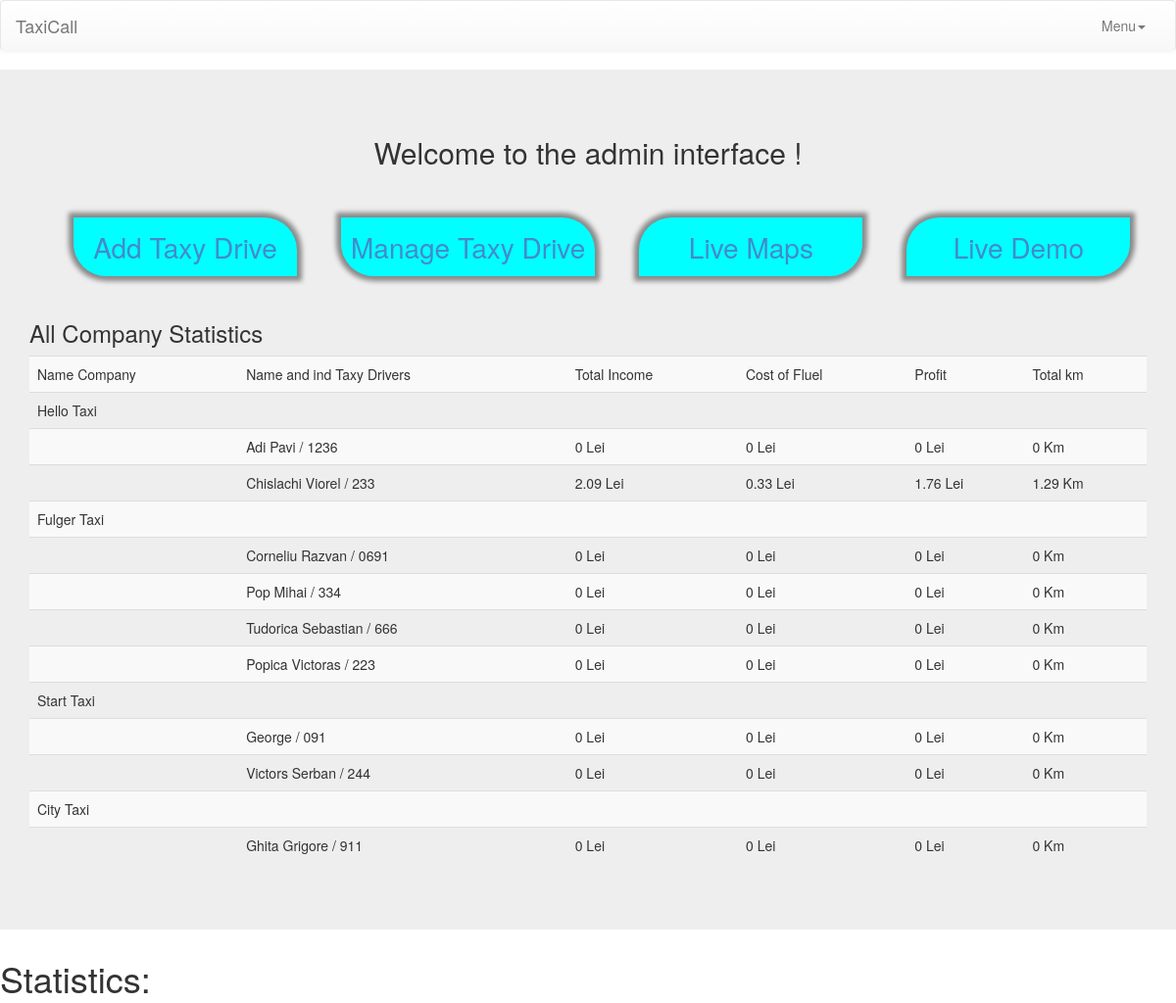
Page /admin_interface.php (signed in) on the committed database.
### tables this page shows
CREATE TABLE IF NOT EXISTS `taxi_comp` (
  `Id` int(11) NOT NULL AUTO_INCREMENT,
  `company_name` varchar(255) DEFAULT NULL,
  `logo` varchar(255) DEFAULT NULL,
  `day_price_km` decimal(10,2) DEFAULT NULL,
  `night_price_km` decimal(10,2) DEFAULT NULL,
  `active` int(2) DEFAULT NULL,
  PRIMARY KEY (`Id`)
);

CREATE TABLE IF NOT EXISTS `taxi_drivers` (
  `Id` int(11) NOT NULL AUTO_INCREMENT,
  `id_company` varchar(255) DEFAULT NULL,
  `name` varchar(255) DEFAULT NULL,
  `phone_number` varchar(255) DEFAULT NULL,
  `indicative` varchar(255) DEFAULT NULL,
  `drive` varchar(255) DEFAULT NULL,
  `active` int(1) unsigned DEFAULT NULL,
  `total_km` varchar(255) DEFAULT NULL,
  `total_money` varchar(255) DEFAULT NULL,
  `username` varchar(255) DEFAULT NULL,
  `password` varchar(255) DEFAULT NULL,
  `work` int(11) unsigned NOT NULL DEFAULT '0',
  `consumer` varchar(255) DEFAULT NULL,
  PRIMARY KEY (`Id`)
);

### table_statistics.php (the view, shortened to what this page needs)
<?php
function sum_km($con, $id_taxi){
  $select_km_taxy = mysqli_query($con, "SELECT SUM(total_km) as sum_total_km FROM `orders` WHERE `id_taxi` = '".$id_taxi."'");
  $row_km_taxy = mysqli_fetch_assoc($select_km_taxy);
   if(!$row_km_taxy['sum_total_km'] == 0){
    $total_km = $row_km_taxy['sum_total_km'];
   }else{
    $total_km = 0;
   }
  return $total_km;
}
function get_total_fluid($con, $id_taxi){
  $select_fluid = mysqli_query($con, "SELECT * FROM `taxi_drivers` WHERE `Id` = '".$id_taxi."'");
  $row_fluid = mysqli_fetch_assoc($select_fluid);
  $consumer = $row_fluid['consumer'];
  $select_taxy_km = mysqli_query($con, "SELECT SUM(total_km) AS total_km_taxy FROM `orders` WHERE `id_taxi` = '".$id_taxi."'");
  $row_taxy_km = mysqli_fetch_assoc($select_taxy_km);
  $total_km = $row_taxy_km['total_km_taxy'];
  $cost_fuent = round($total_km * $consumer / 100 * 6.34, 2);
  return $cost_fuent;
}
function total_incoming($con, $id_taxi){
  $select_taxi = mysqli_query($con, "SELECT * FROM `taxi_drivers` WHERE `Id` = '".$id_taxi."'");
  $row_taxi = mysqli_fetch_assoc($select_taxi);
  $select_company = mysqli_query($con, "SELECT * FROM `taxi_comp` WHERE `Id` = '".$row_taxi['id_company']."'");
  $row_company = mysqli_fetch_assoc($select_company);
  $select_taxy_km = mysqli_query($con, "SELECT SUM(total_km) AS total_km_taxy FROM `orders` WHERE `id_taxi` = '".$id_taxi."'");
  $row_taxy_km = mysqli_fetch_assoc($select_taxy_km);
  $total_km = $row_taxy_km['total_km_taxy'];
  $total_incoming = round($total_km * $row_company['day_price_km'], 2);
  return $total_incoming;
}
?>
<table data-toggle="table" class='table table-striped'>
  <tr>
    <td>Name Company</td>
    <td>Name and ind Taxy Drivers</td>
    <td>Total Income</td>
    <td>Cost of Fluel</td>
    <td>Profit</td>
    <td>Total km </td>
  </tr>
<?php
$select_company = mysqli_query($con, "SELECT * FROM `taxi_comp`");
while($row_company = mysqli_fetch_array($select_company)){
  ?>
  <tr>
    <td><?php echo $row_company['company_name']; ?></td>
    <td></td>
    <td></td>
    <td></td>
    <td></td>
    <td></td>
  </tr>
  <?php
  $select_drivers = mysqli_query($con, "SELECT * FROM `taxi_drivers` WHERE `id_company` = '".$row_company['Id']."'");
  while($row_drivers = mysqli_fetch_array($select_drivers)){
    $total_km_drivers = sum_km($con, $row_drivers['Id']);
    $total_fluid = get_total_fluid($con, $row_drivers['Id']);
    $total_income = total_incoming($con, $row_drivers['Id']);
    $profit = $total_income - $total_fluid;
  ?>
  <tr>
    <td></td>
    <td><?php echo $row_drivers['name']; ?> / <?php echo $row_drivers['indicative']; ?></td>
    <td><?php echo $total_income; ?> Lei</td>
    <td><?php echo $total_fluid; ?> Lei</td>
    <td><?php echo $profit; ?> Lei</td>
    <td><?php echo $total_km_drivers; ?> Km</td>
  </tr>
  <?php
  }
}
?>
</table>

### header.php (shortened to what this page needs)
<!DOCTYPE html>
<html>
    <head lang="en">
        <link rel="stylesheet" type="text/css" href="css/stylesheet.css" />
        <link rel="stylesheet" type="text/css" href="css/bootstrap.min.css">
        <link rel="stylesheet" href="https://maxcdn.bootstrapcdn.com/bootstrap/3.2.0/css/bootstrap-theme.min.css">
    </head>
    <body>

### menu_admin_interface.php (shortened to what this page needs)
<nav class="navbar navbar-default" role="navigation">
  <div class="container-fluid">
    <div class="navbar-header">
      <a class="navbar-brand" href="index.php">TaxiCall</a>
    </div>
    <div class="collapse navbar-collapse" id="bs-example-navbar-collapse-1">
      <ul class="nav navbar-nav navbar-right">
        <li class="dropdown">
          <a href="#" class="dropdown-toggle" data-toggle="dropdown">Menu<span class="caret"></span></a>
        </li>
      </ul>
    </div>
  </div>
</nav>

### admin_interface.php (shortened to what this page needs)
<?php include('header.php');
   include('menu_admin_interface.php');
   ?>
   <div class="jumbotron">
        <h2 style="text-align: center;">Welcome to the admin interface !</h2>
        <br />
        <br />
        <a href="add_taxi.php"><div class="container_dashbord1">Add Taxy Drive</div></a>
        <a href="manage_taxi.php"><div class="container_dashbord1">Manage Taxy Drive</div></a>
        <a href="live_maps.php" target="_blank"><div class="container_dashbord2">Live Maps</div></a>
        <a href="live_demo.php" target="_blank"><div class="container_dashbord2">Live Demo</div></a>
        <div>
        <h3>All Company Statistics</h3>
        <?php include('table_statistics.php'); ?>
        </div>
    </div>
    <h1>Statistics:</h1>
<?php include('footer.php'); ?>

### footer.php (shortened to what this page needs)
</body>
</html>

### css/stylesheet.css (style rules this page uses)
html, body, #harta { height:100%; width: 100%; margin: 0px; padding: 0px }
.container_dashbord1 { min-width: 20%; min-height: 10%; background: aqua; float: left; margin-left: 45px; margin-bottom: 25px; padding: 10px; border-top-right-radius : 1.2em; border-bottom-left-radius : 1.2em; -moz-box-shadow: 0 0 5px 5px #888; -webkit-box-shadow: 0 0 5px 5px#888; box-shadow: 0 0 5px 5px #888; text-align: center; font-size: 200%; }
.container_dashbord2 { min-width: 20%; min-height: 10%; background: aqua; float: left; margin-left: 45px; margin-bottom: 25px; padding: 10px; border-top-left-radius : 1.2em; border-bottom-right-radius : 1.2em; -moz-box-shadow: 0 0 5px 5px #888; -webkit-box-shadow: 0 0 5px 5px#888; box-shadow: 0 0 5px 5px #888; text-align: center; font-size: 200%; }

### rows in the picture
taxi_comp: company_name "Hello Taxi"
taxi_drivers: name "Adi Pavi", indicative "1236", Id.day_price_km "0", total_fluid "0", profit "0", total_km_drivers "0"
taxi_drivers: name "Chislachi Viorel", indicative "233", total_income "2.09", total_fluid "0.33", profit "1.76", total_km_drivers "1.29"
taxi_comp: company_name "Fulger Taxi"
taxi_drivers: name "Corneliu Razvan", indicative "0691", Id.day_price_km "0", total_fluid "0", profit "0", total_km_drivers "0"
taxi_drivers: name "Pop Mihai", indicative "334", Id.day_price_km "0", total_fluid "0", profit "0", total_km_drivers "0"
taxi_drivers: name "Tudorica Sebastian", indicative "666", Id.day_price_km "0", total_fluid "0", profit "0", total_km_drivers "0"
taxi_drivers: name "Popica Victoras", indicative "223", Id.day_price_km "0", total_fluid "0", profit "0", total_km_drivers "0"
taxi_comp: company_name "Start Taxi"
taxi_drivers: name "George", indicative "091", Id.day_price_km "0", total_fluid "0", profit "0", total_km_drivers "0"
taxi_drivers: name "Victors Serban", indicative "244", Id.day_price_km "0", total_fluid "0", profit "0", total_km_drivers "0"
taxi_comp: company_name "City Taxi"
taxi_drivers: name "Ghita Grigore", indicative "911", Id.day_price_km "0", total_fluid "0", profit "0", total_km_drivers "0"
